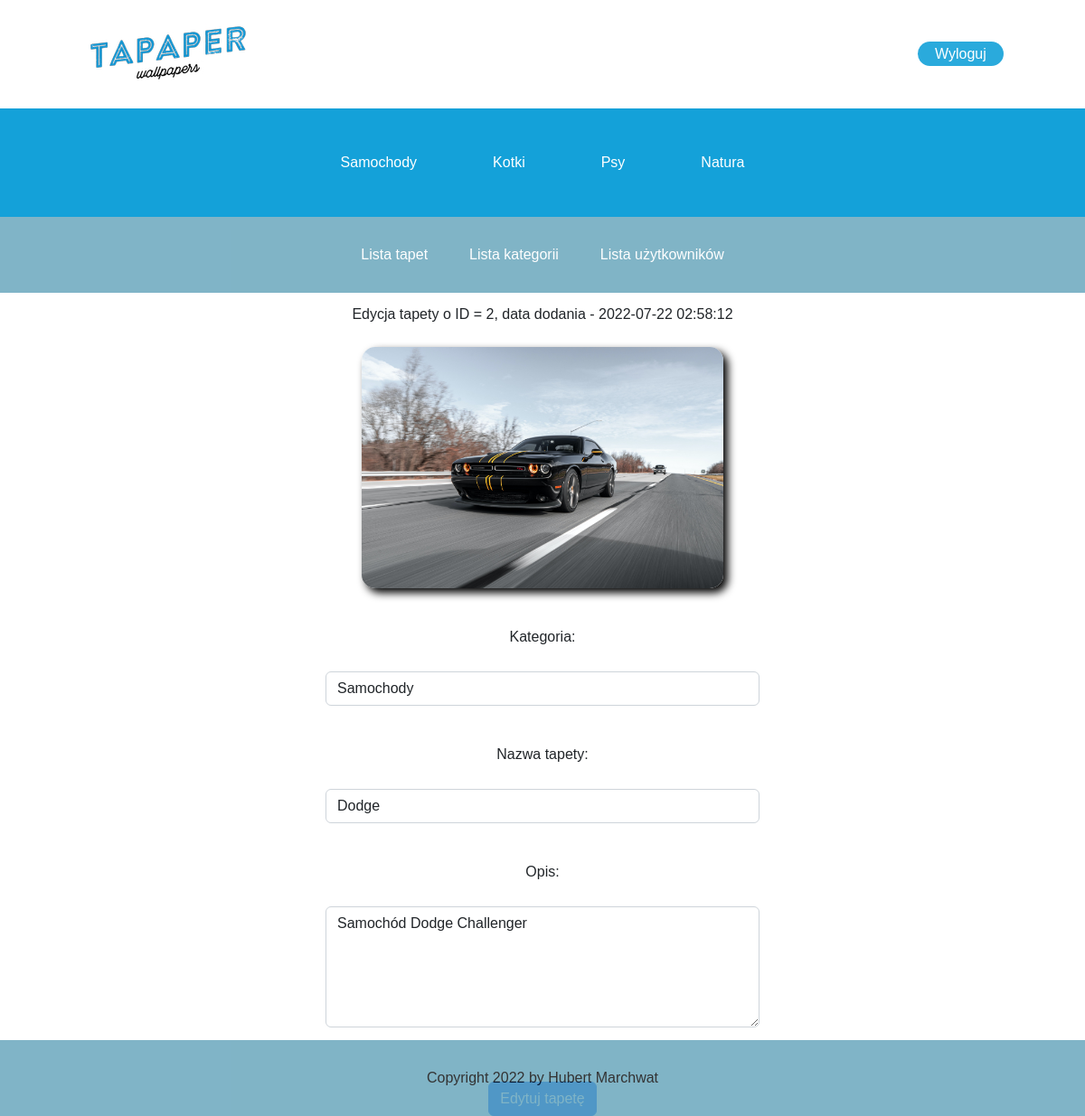
The app's page /adminpanel/wallpaperadd.php?id=2&date=2022-07-22 02:58:12&name=dodge1.jpg (signed in) with its own data.
### tables this page shows
CREATE TABLE `category` (
  `idcategory` int(11) NOT NULL,
  `dateadd` datetime NOT NULL DEFAULT current_timestamp(),
  `name` varchar(45) NOT NULL
);

CREATE TABLE `wallpaper` (
  `idwallpaper` int(11) NOT NULL,
  `name` varchar(45) NOT NULL,
  `description` varchar(250) NOT NULL,
  `dateadd` datetime NOT NULL DEFAULT current_timestamp(),
  `category_idcategory` int(11) NOT NULL,
  `filename` varchar(45) NOT NULL,
  `filesize` varchar(45) NOT NULL
);

### functions/dbfirst.php (called while the page is built, shortened)
<?php
function DBQuery($sql)
{
    try {
        global $conn;
        $stmt = $conn->prepare($sql);
        if($stmt){
            return $stmt;
        }else {
            echo "Błąd zapytania";
        }
    } catch (PDOException $e) {
        echo "Wystąpił błąd z pobieraniem danych:" . $e->getMessage();
    }
}
function Execute($st)
{
    try {
        $result = $st->execute();
        if ($result) {
            $data = $st->fetchAll();
        } else {
            $error = $st->errorInfo();
            echo "Błąd zapytania:" . $error[2];
        }
    } catch (PDOException $e) {
        echo "Wystąpił błąd z pobieraniem danych:" . $e->getMessage();
    }
    return $data;
}

### functions/functions.php (called while the page is built, shortened)
<?php
function getCategories()
{
    $stmt = DBQuery("Select * from category;");
    $data = Execute($stmt);
    return $data;
}

### adminpanel/wallpaperadd.php (the view, shortened to what this page needs)
<!DOCTYPE html>
<html lang="pl">
<head>
    <link href="https://cdn.jsdelivr.net/npm/bootstrap@5.2.0-beta1/dist/css/bootstrap.min.css" rel="stylesheet">
    <link rel="stylesheet" href="../css/headerfooterstyle.css" type="text/css">
    <link rel="stylesheet" href="../css/adminpanel.css" type="text/css">
</head>
<body>
    <?php require __DIR__ . "../../functions/dbfirst.php";
    require(__DIR__ . "../../functions/functions.php");
    require __DIR__ . "../../layout/header.php";
    if (isset($_GET['name'])) {
        $filename = $_GET['name'];
        $idwallpaper = $_GET['id'];
        $releasedate = $_GET['date'];
        echo "<div class='text'>Edycja tapety o ID = $idwallpaper, data dodania - $releasedate</div>";
    } elseif ($_GET['error'] == 'numeric') {
        echo "<div class='text'>Pola nie mogą zawierać samych liczb.</div>";
    } elseif ($_GET['error'] == 'name') {
        echo "<div class='text'>Tapeta o takiej nazwie już istnieje.</div>";
    } elseif ($_GET['error'] == 'size') {
        echo "<div class='text'>Plik jest zbyt duży.</div>";
    } elseif ($_GET['error'] == 'len') {
        echo "<div class='text'>Nazwa pliku jest zbyt długa.</div>";
    }
    $stmt = DBQuery("Select idcategory,name from category;");
    $cat = Execute($stmt);
    if (isset($_GET['name'])) {
        $stmt2 = DBQuery("Select name,description,category_idcategory from wallpaper where idwallpaper=:idwallpaper;");
        $stmt2->bindParam(':idwallpaper', $idwallpaper);
        $data = Execute($stmt2);
        $name = $data[0][0];
        $description = $data[0][1];
        $categoryid = $data[0][2];
        echo "<div class='formbox'>
            <form action='tableadd.php' method='POST' enctype='multipart/form-data'>
            <img class='editimage' src='/images/$filename' alt=''>
            <input type='hidden' name='edit' value='true'>
            <input type='hidden' name='table' value='wallpaper'>
            <input type='hidden' name='id' value='$idwallpaper'>
            <label for='categories' class='form-label'>Kategoria:</label>
            <select id='categories' name='categories' class='form-control'>";
        foreach ($cat as $value) {
            if ($value[0] == $categoryid) {
                echo "<option value='$value[0]' selected>$value[1]</option>";
            } else {
                echo "<option value='$value[0]'>$value[1]</option>";
            }
        }
        echo "</select><br>
            <label for='name' class='form-label'>Nazwa tapety:</label>
            <input type='text' id='name' name='name' value='$name' class='form-control'><br>
            <label for='description' class='form-label'>Opis:</label>
            <textarea name='description' id='description' maxlength='250' rows='5' cols='25' class='form-control'>$description</textarea><br>
            <button type='submit' class='btn btn-primary'>Edytuj tapetę</button></div>";
    } ?>
    <?php require __DIR__ . "../../layout/footer.php"; ?>
</body>
</html>

### layout/header.php
<?php
$data=getCategories();
?>
<header>
    <div class="topheader">
        <div>
            <a href="/index.php" class="headerlogo"><img src="/images/LogoSample.jpg" alt="Tapaper logo"></a>
        </div>
        <div>
        <?php
        if($_SESSION['login']=='OK'){
            echo '<a href="/supportfiles/logout.php" class="loginbutton">Wyloguj</a>';
        }else{
            echo '<a href="/Login.php" class="loginbutton">Zaloguj</a>';
        }
        ?>
        </div>
    </div>
    <div class="categoriescontainer">
        <?php
        foreach($data as $value){
            echo "<a href='/category.php?id=$value[0]' class='category'>$value[2]</a>";
        }
        ?>
    </div>
    <?php
    if($_SESSION['login']=='OK'){
        echo
        '<div class="categoriescontainer admincontainer">
            <a href="/adminpanel/wallpaperlist.php" class="category adminbutton">Lista tapet</a>
            <a href="/adminpanel/categorylist.php" class="category adminbutton">Lista kategorii</a>
            <a href="/adminpanel/userlist.php" class="category adminbutton">Lista użytkowników</a>
        </div>';
    }?>
</header>

### css/headerfooterstyle.css (style rules this page uses)
* { margin: 0; padding: 0; font-family: Arial, Helvetica, sans-serif; text-decoration: none; }
html { position: relative; min-height: 100%; width: 100%; }
body { margin: 0 0 10vmin; width: 100%; }
.topheader { display: flex; align-items: center; justify-content: space-between; width: min(100%, 85vw); min-height: 100px; height: 10vmin; margin-inline: auto; }
.headerlogo { width: 200px; height: 100px; }
.loginbutton { padding: 0.3em 1.2em; border-radius: 2em; box-sizing: border-box; color: #FFFFFF; background-color: #14A1D9; opacity: 0.9; text-align: center; transition: all 0.3s; }
.categoriescontainer { display: flex; justify-content: center; align-items: center; width: 100%; height: 10vmin; background-color: #14A1D9; overflow: auto; flex-wrap: wrap; }
.category { color: white; padding: 1em 2em; transition: 0.5s; border-radius: 15px; margin-inline: 10px; }
.admincontainer { height: 7vmin; background-color: #61a2b9; opacity: 0.8; }
.adminbutton { padding: .5em 1em; border-radius: 10px; margin-inline: 7px; }

### css/adminpanel.css (style rules this page uses)
form { margin-top: 2vmin; text-align: center; }
.text { text-align: center; margin-top: 1vmin; }
label, input, select,textarea { margin-top: 1.5vmin; }
.editimage { display: block; margin-top: 2vmin; margin-bottom: 2vmin; margin-inline: auto; max-width: 400px; max-height: 300px; object-fit: contain; box-shadow: 5px 5px 10px black ; border-radius: 15px; }
a { text-decoration: none; }
.formbox { width: 40%; margin-inline: auto; }
button { margin-top: 3vmin; }

### records on screen
category: name "Samochody"
category: name "Kotki"
category: name "Psy"
category: name "Natura"
wallpaper: name "Dodge", description "Samochód Dodge Challenger"

### other values on screen
$idwallpaper "2"
$releasedate "2022-07-22 02:58:12"
form field categories "Samochody"
